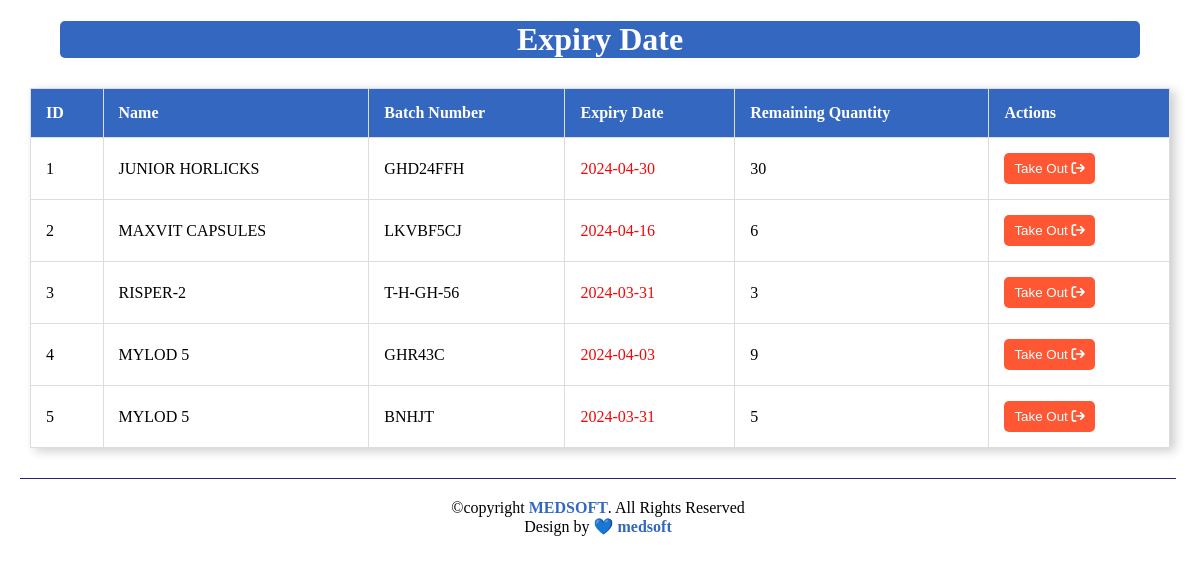
Page /views/expiryDate.php (signed in) on the committed database.
### tables this page shows
CREATE TABLE `medicinebatch` (
  `B_SN` int NOT NULL,
  `MED_ID` int DEFAULT NULL,
  `BATCHNUMBER` varchar(255) DEFAULT NULL,
  `EXPIRYDATE` date DEFAULT NULL,
  `QUANTITY` int DEFAULT NULL,
  `MRP` int DEFAULT NULL,
  `CURRENCY_TYPE` int DEFAULT NULL
);

CREATE TABLE `medicines` (
  `SN` int NOT NULL,
  `MEDICINENAME` varchar(255) NOT NULL,
  `COMPANYNAME` varchar(255) NOT NULL,
  `UNIT` varchar(255) NOT NULL,
  `MONEYTYPE` varchar(255) NOT NULL
);

### controller/medicine-data.php (called while the page is built, shortened)
<?php
require "../php-config/Connection.php";
$i = 1;
$medicineFetchSqlExpiryDate = "SELECT * FROM medicines INNER JOIN medicinebatch m on medicines.SN = m.MED_ID where EXPIRYDATE < CURRENT_DATE";
$doneExpiryDate = $conn->query($medicineFetchSqlExpiryDate);

### views/expiryDate.php (the view, shortened to what this page needs)
<?php require "../controller/medicine-data.php";?>
<!doctype html>
<html lang="en">
<head>
    <link rel="stylesheet" href="../public/css/expiryDate.css">
    <link rel="stylesheet" href="https://cdnjs.cloudflare.com/ajax/libs/font-awesome/6.0.0/css/all.min.css">
</head>
<body>
<header>
    <h1>Expiry Date</h1>
</header>
<div class="low-stockBody" id="low-stockBody">
    <div class="low-stock">
        <table>
            <thead>
            <tr class="">
                <th>ID</th>
                <th>Name</th>
                <th>Batch Number</th>
                <th>Expiry Date</th>
                <th>Remaining Quantity</th>
                <th>Actions</th>
            </tr>
            </thead>
            <?php
            if ($doneExpiryDate->num_rows > 0) {
                while ($row = $doneExpiryDate->fetch_assoc()){
                    ?>
                    <tr>
                        <td><?php echo $i?></td>
                        <td><?php  echo $row['MEDICINENAME'] ?></td>
                        <td><?php echo $row['BATCHNUMBER'] ?></td>
                        <td class="dateExpiry"><?php echo $row['EXPIRYDATE'] ?></td>
                        <td><?php echo $row['QUANTITY'] ?></td>
                        <td>
                            <div class="actionButton">
                                <form action="../controller/DeleteBatch.php" method="post">
                                    <button type="submit" class="takeOut"> Take Out <i class="fa-solid fa-arrow-right-from-bracket"> </i></button>
                                </form>
                            </div>
                        </td>
                    </tr>
                    <?php   $i++; }  }?>
        </table>
    </div>
</div>
<footer class="Footer">
    &copy;copyright <b>MEDSOFT</b>. All Rights Reserved <br> Design by 💙 <b>medsoft</b>
</footer>
</body>
</html>

### public/css/expiryDate.css (style rules this page uses)
body { box-sizing: border-box; margin: 0px; padding: 0%; }
header { background-color: #3468C0; color: white; text-align: center; width: 90%; margin: 20px 60px; border-radius: 5px; }
.low-stockBody { margin: 30px; box-shadow: 5px 3px 10px rgb(0 0 0 / 0.2);; }
.low-stockBody table { width: 100%; border-collapse: collapse; margin-top: 20px; }
.low-stockBody th, td { padding: 15px; border: 1px solid #ddd; text-align: left; }
.low-stockBody th { background-color: #3468C0; color: white; }
.low-stockBody .dateExpiry { color: #ee0909; }
.takeOut { background-color: #FF5733; color: white; border: none; padding: 8px 10px; border-radius: 5px; cursor: pointer; transition: background-color 0.3s ease; }
.actionButton { display: flex; }
.Footer { text-align: center; align-items: center; width: 93%; padding: 20px; border-top: 1px solid rgb(46, 29, 122); margin: 20px; }
.Footer b { color: #3468C0; }

### rows in the picture
medicinebatch: MED_ID.MEDICINENAME "JUNIOR HORLICKS", BATCHNUMBER "GHD24FFH", EXPIRYDATE "2024-04-30", QUANTITY "30"
medicinebatch: MED_ID.MEDICINENAME "MAXVIT CAPSULES", BATCHNUMBER "LKVBF5CJ", EXPIRYDATE "2024-04-16", QUANTITY "6"
medicinebatch: MED_ID.MEDICINENAME "RISPER-2", BATCHNUMBER "T-H-GH-56", EXPIRYDATE "2024-03-31", QUANTITY "3"
medicinebatch: MED_ID.MEDICINENAME "MYLOD 5", BATCHNUMBER "GHR43C", EXPIRYDATE "2024-04-03", QUANTITY "9"
medicinebatch: MED_ID.MEDICINENAME "MYLOD 5", BATCHNUMBER "BNHJT", EXPIRYDATE "2024-03-31", QUANTITY "5"
